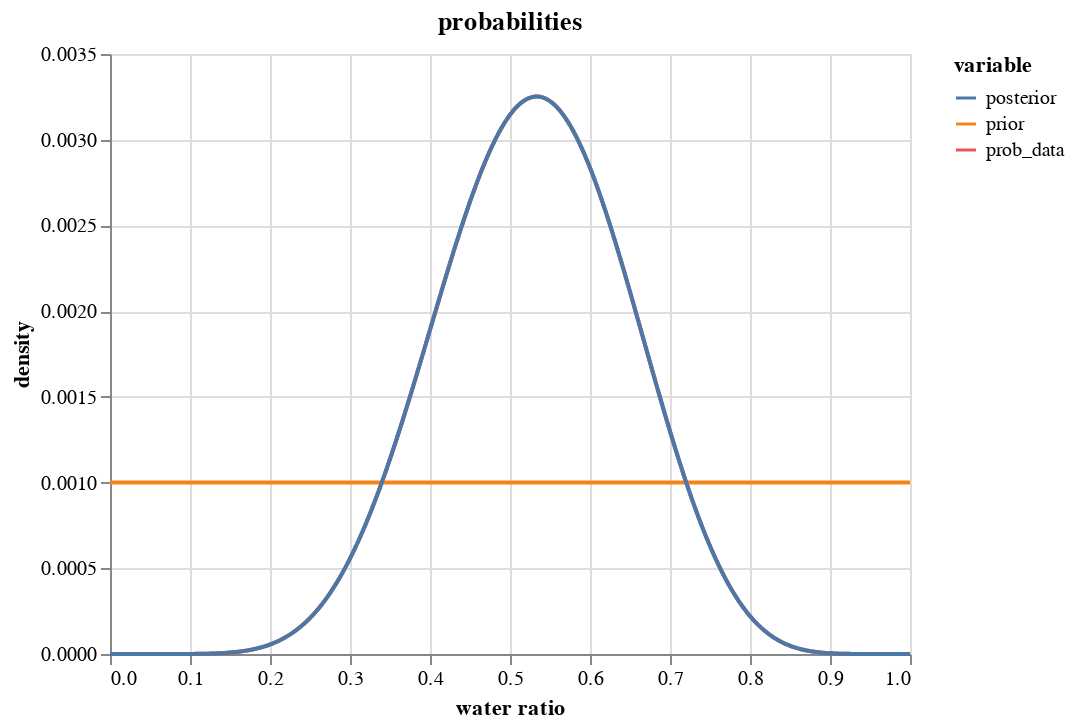

Notebook cell for this chart:
### Code cell
# data source for plotting
source = pd.DataFrame(
    {
        "p_grid": p_grid,
        "prior": prior,
        "prob_data": prob_data,
        "posterior": posterior,
    }
)

# convert wide df to tall, keep `p_grid` column
source = source.melt("p_grid", value_name="density")

alt.Chart(source, title="probabilities").mark_line().encode(
    alt.X("p_grid", title="water ratio"),
    y="density",
    color="variable",
)

### Figure 1 — Vega-Lite specification as saved in the notebook (floating-point values rounded to 4 significant figures; data arrays with more than 128 entries replaced by an {"elided": "..."} marker saying what was removed)
{"$schema": "https://vega.github.io/schema/vega-lite/v4.17.0.json", "config": {"view": {"continuousHeight": 300, "continuousWidth": 400}}, "data": {"name": "data-93dd141bc43c1b885001e7762148ec74"}, "datasets": {"data-93dd141bc43c1b885001e7762148ec74": {"elided": "3000 records"}}, "encoding": {"color": {"field": "variable", "type": "nominal"}, "x": {"field": "p_grid", "title": "water ratio", "type": "quantitative"}, "y": {"field": "density", "type": "quantitative"}}, "mark": "line", "title": "probabilities"}
